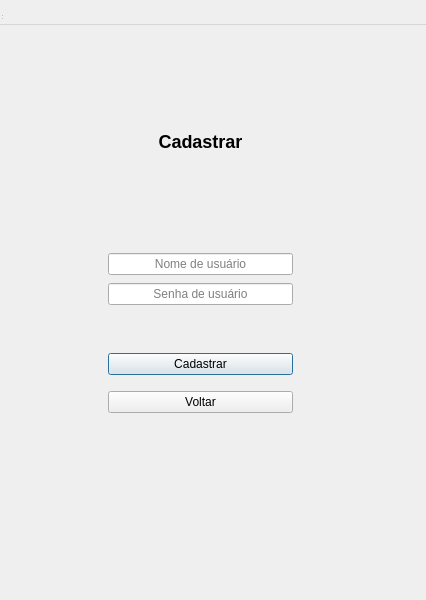
<?xml version="1.0" encoding="UTF-8"?>
<ui version="4.0">
 <class>TelaCadastro</class>
 <widget class="QDialog" name="TelaCadastro">
  <property name="geometry">
   <rect>
    <x>0</x>
    <y>0</y>
    <width>426</width>
    <height>600</height>
   </rect>
  </property>
  <property name="windowTitle">
   <string>Tela Cadastro</string>
  </property>
  <widget class="QWidget" name="centralwidget" native="true">
   <property name="geometry">
    <rect>
     <x>0</x>
     <y>0</y>
     <width>401</width>
     <height>491</height>
    </rect>
   </property>
   <widget class="QWidget" name="layoutWidget">
    <property name="geometry">
     <rect>
      <x>100</x>
      <y>70</y>
      <width>201</width>
      <height>351</height>
     </rect>
    </property>
    <layout class="QVBoxLayout" name="verticalLayout">
     <property name="spacing">
      <number>8</number>
     </property>
     <property name="leftMargin">
      <number>8</number>
     </property>
     <property name="topMargin">
      <number>8</number>
     </property>
     <property name="rightMargin">
      <number>8</number>
     </property>
     <property name="bottomMargin">
      <number>8</number>
     </property>
     <item>
      <widget class="QLabel" name="label">
       <property name="text">
        <string>&lt;h2&gt;Cadastrar&lt;/h2&gt;</string>
       </property>
       <property name="alignment">
        <set>Qt::AlignmentFlag::AlignCenter</set>
       </property>
      </widget>
     </item>
     <item>
      <spacer name="verticalSpacer">
       <property name="orientation">
        <enum>Qt::Orientation::Vertical</enum>
       </property>
       <property name="sizeType">
        <enum>QSizePolicy::Policy::Maximum</enum>
       </property>
       <property name="sizeHint" stdset="0">
        <size>
         <width>20</width>
         <height>40</height>
        </size>
       </property>
      </spacer>
     </item>
     <item>
      <widget class="QLineEdit" name="leCadastroUsuario">
       <property name="alignment">
        <set>Qt::AlignmentFlag::AlignCenter</set>
       </property>
       <property name="placeholderText">
        <string>Nome de usuário</string>
       </property>
      </widget>
     </item>
     <item>
      <widget class="QLineEdit" name="leCadastroSenha">
       <property name="echoMode">
        <enum>QLineEdit::EchoMode::Password</enum>
       </property>
       <property name="alignment">
        <set>Qt::AlignmentFlag::AlignCenter</set>
       </property>
       <property name="placeholderText">
        <string>Senha de usuário</string>
       </property>
      </widget>
     </item>
     <item>
      <spacer name="verticalSpacer_2">
       <property name="orientation">
        <enum>Qt::Orientation::Vertical</enum>
       </property>
       <property name="sizeType">
        <enum>QSizePolicy::Policy::Maximum</enum>
       </property>
       <property name="sizeHint" stdset="0">
        <size>
         <width>20</width>
         <height>40</height>
        </size>
       </property>
      </spacer>
     </item>
     <item>
      <widget class="QPushButton" name="btnCadastrar">
       <property name="text">
        <string>Cadastrar</string>
       </property>
      </widget>
     </item>
     <item>
      <spacer name="verticalSpacer_3">
       <property name="orientation">
        <enum>Qt::Orientation::Vertical</enum>
       </property>
       <property name="sizeType">
        <enum>QSizePolicy::Policy::Maximum</enum>
       </property>
       <property name="sizeHint" stdset="0">
        <size>
         <width>20</width>
         <height>8</height>
        </size>
       </property>
      </spacer>
     </item>
     <item>
      <widget class="QPushButton" name="btnVoltar">
       <property name="text">
        <string>Voltar</string>
       </property>
      </widget>
     </item>
    </layout>
   </widget>
  </widget>
  <widget class="QMenuBar" name="menubar">
   <property name="geometry">
    <rect>
     <x>0</x>
     <y>0</y>
     <width>426</width>
     <height>25</height>
    </rect>
   </property>
  </widget>
  <widget class="QStatusBar" name="statusbar">
   <property name="geometry">
    <rect>
     <x>0</x>
     <y>0</y>
     <width>3</width>
     <height>21</height>
    </rect>
   </property>
  </widget>
 </widget>
 <resources/>
 <connections/>
</ui>
